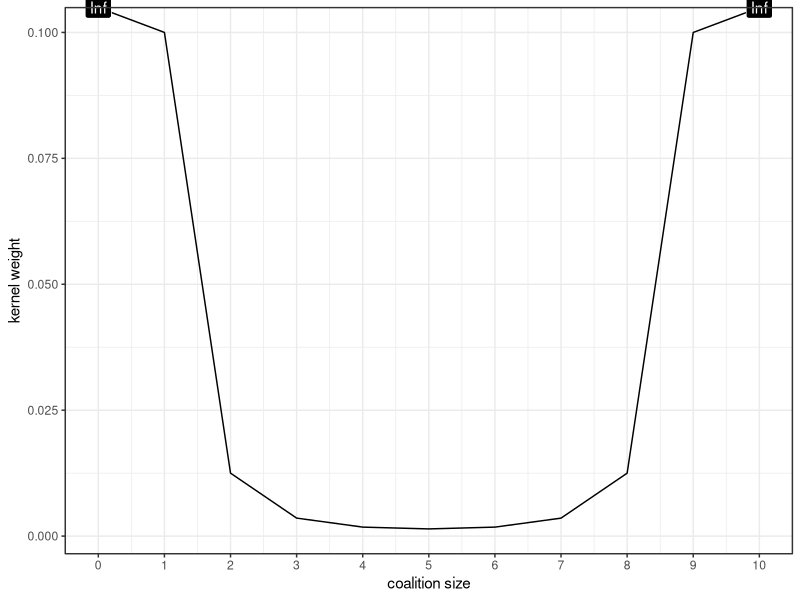
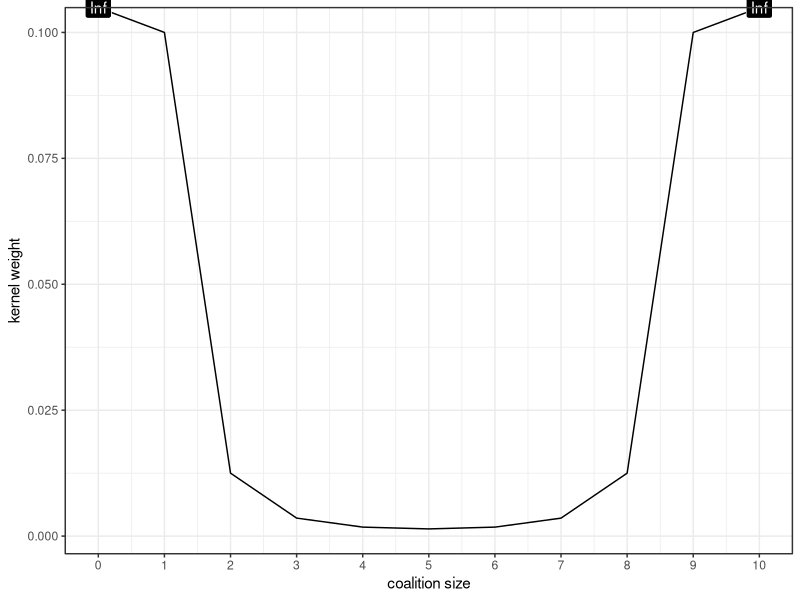

Write R code to recreate these figures, in order.
# =============================================================================
# Visualize the SHAP kernel by feature and coalition size
# =============================================================================
library("ggplot2")

calc_kernel = function(coal_size, M = 20) {
  (M - 1) / (choose(M, coal_size) * coal_size * (M - coal_size))
}
kernel10_df = data.frame(coalition_size = 0:10, kernel_weight = sapply(0:10, calc_kernel, M = 10), 
                         z = c(Inf, rep(NA, times =9), Inf))

ggplot(kernel10_df) +
  geom_line(aes(x = coalition_size, y = kernel_weight)) +
  scale_x_continuous("coalition size", breaks = 0:(nrow(kernel10_df)-1)) +
  scale_y_continuous("kernel weight") +
  coord_cartesian(clip = "off") +
  theme_bw() +
  geom_label(aes(x = coalition_size, y = kernel_weight,label=z), fill = "black", colour = "white")
  
ggsave(file = "../figure_man/kernel-weights.pdf", height = 3, width = 4)


